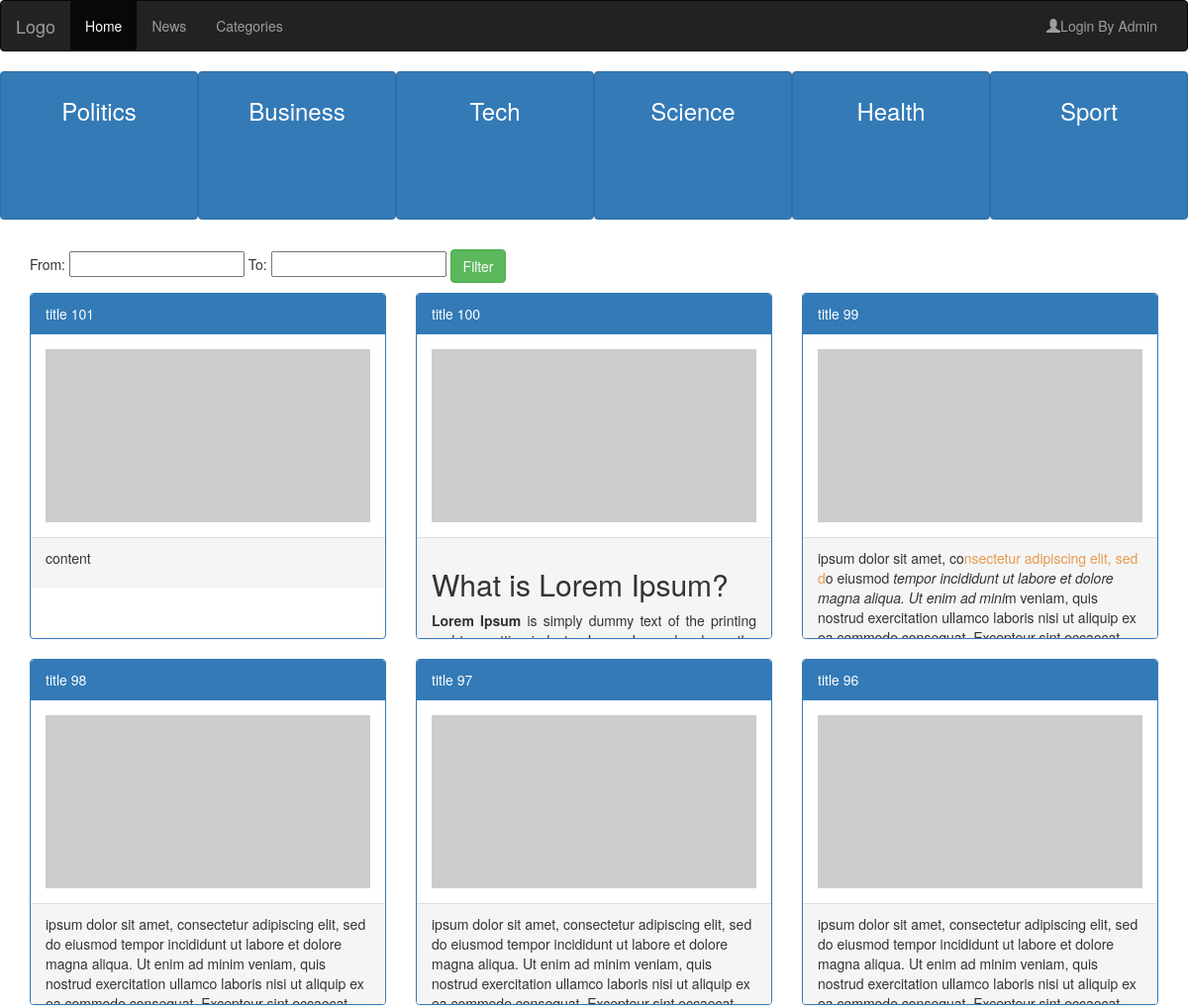
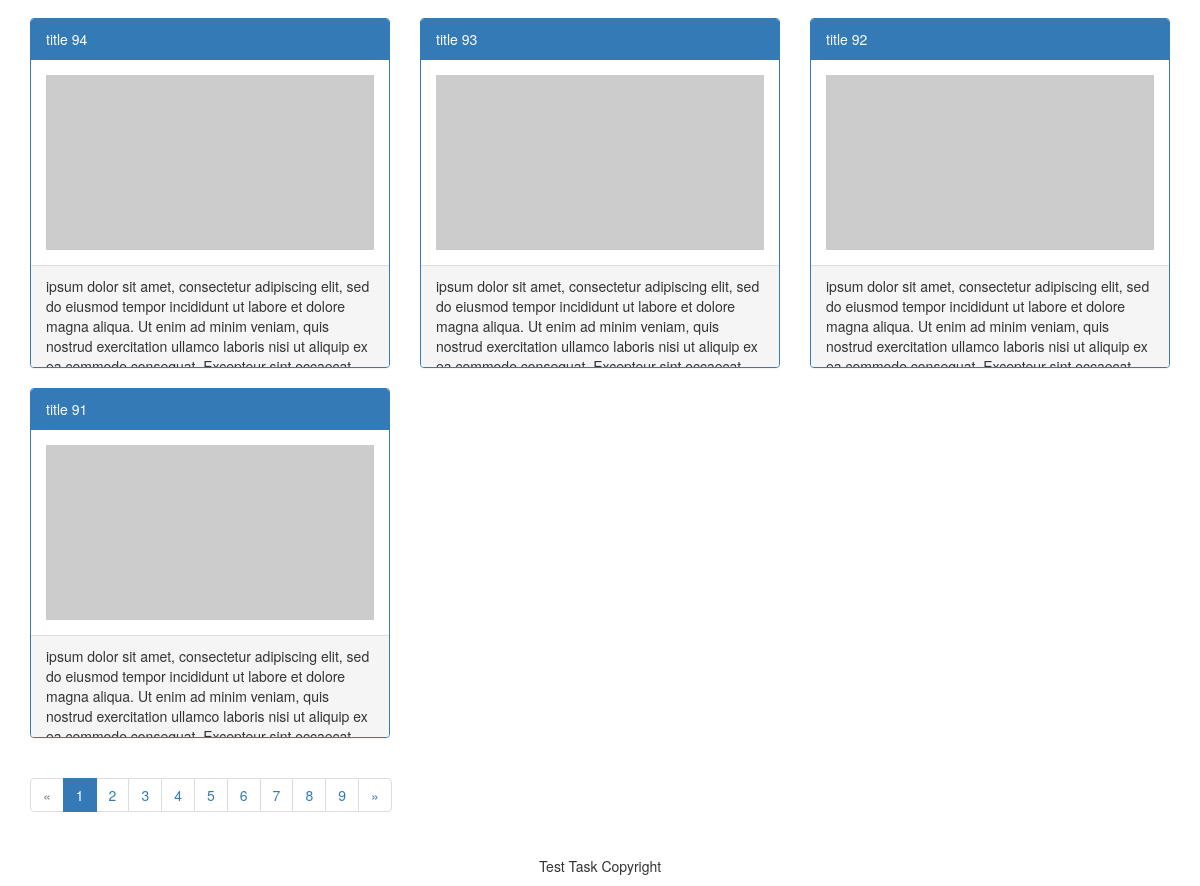
The page / on the database its author committed (2 pictures, top to bottom).
### main/models.py (models this page shows, shortened)
class Categories(models.Model):
    category_name = models.CharField(max_length=200, default=None)

class News(models.Model):
    title = models.CharField(max_length=200)
    content = models.TextField(default=None, null=True, blank=True)
    main_category = models.ForeignKey('Categories', on_delete=models.CASCADE)
    other_category = models.ManyToManyField('Categories',related_name='other_category', blank=True)
    created_date = models.DateTimeField(auto_now_add=True)

### main/views.py (the view, shortened to what this page needs)
# urls.py: path('',HomeView.as_view(),name='home-page'),
class HomeView(generic.ListView):
    model = News
    template_name='main/home.html'
    context_object_name = 'news'
    paginate_by = 10
    queryset = News.objects.all().order_by('-created_date')
    def get_context_data(self, **kwargs):
        context = super(HomeView, self).get_context_data(**kwargs)
        categories = Categories.objects.all()
        from_date = self.request.GET.get('from')
        to_date = self.request.GET.get('to')
        if from_date and to_date:
                context['news'] = News.objects.filter(created_date__range=(datetime.datetime.strptime(from_date, "%Y-%m-%d").date(),
                                                                           datetime.datetime.strptime(to_date, "%Y-%m-%d").date()))
        context['categories'] = categories
        return context

### main/templates/main/home.html (shortened to what this page needs)
<!DOCTYPE html>
<html lang="en">
<head>
    <link rel="stylesheet" href="https://maxcdn.bootstrapcdn.com/bootstrap/3.4.1/css/bootstrap.min.css">
    <link href="https://code.jquery.com/ui/1.10.4/themes/ui-lightness/jquery-ui.css" rel="stylesheet">
</head>
<body>
<nav class="navbar navbar-inverse">
    <div class="container-fluid">
        <div class="navbar-header">
            <a class="navbar-brand" href="#">Logo</a>
        </div>
        <div class="collapse navbar-collapse" id="myNavbar">
            <ul class="nav navbar-nav">
                <li class="active"><a href="{% url 'home-page' %}">Home</a></li>
                <li><a href="{% url 'news-page' %}">News</a></li>
                <li><a href="{% url 'categories-page' %}">Categories</a></li>
            </ul>
            <ul class="nav navbar-nav navbar-right">
                <li><a href="/admin/"><span class="glyphicon glyphicon-user"></span>Login By Admin</a></li>
            </ul>
        </div>
    </div>
</nav>
<div class="jumbotron">
    <div class="container-fluid text-center">
        <div class="row">
            {% for item in categories %}
                <a href="{% url 'view-by-category' category=item.id %}" style="all:unset;cursor: pointer">
                    <div class="col-sm-2 btn btn-primary category {% if item.id == selected_category_id %}active{% endif %}">
                        <h3>{{ item.category_name }}</h3>
                    </div>
                </a>
            {% endfor %}
        </div>
    </div>
</div>
<div class="container">
    <p>From: <input type="text" id="from"> To: <input type="text" id="to">
        <button class="btn btn-success filter-btn"> Filter </button>
    </p>
    <div class="row">
        {% for item in news %}
            <div class="col-sm-4">
                <a href="{% url 'content-page' pk=item.id %}" style="all:unset;cursor: pointer">
                    <div class="panel panel-primary news_item" data-news-id="{{ item.id }}">
                        <div class="panel-heading">{{ item.title }}</div>
                        <div class="panel-body">
                            <img src="https://placehold.it/150x80?text=IMAGE" class="img-responsive" style="width:100%"
                                 alt="Image">
                        </div>
                        <div class="panel-footer">{{ item.content | safe }}</div>
                    </div>
                </a>
            </div>
        {% endfor %}
    </div>
    {% if is_paginated %}
        <ul class="pagination">
            {% if page_obj.has_previous %}
                <li><a href="?page={{ page_obj.previous_page_number }}">&laquo;</a></li>
            {% else %}
                <li class="disabled"><span>&laquo;</span></li>
            {% endif %}
            {% for i in paginator.page_range %}
                {% if page_obj.number == i %}
                    <li class="active"><span>{{ i }} <span class="sr-only">(current)</span></span></li>
                {% else %}
                    <li><a href="?page={{ i }}">{{ i }}</a></li>
                {% endif %}
            {% endfor %}
            {% if page_obj.has_next %}
                <li><a href="?page={{ page_obj.next_page_number }}">&raquo;</a></li>
            {% else %}
                <li class="disabled"><span>&raquo;</span></li>
            {% endif %}
        </ul>
    {% endif %}
</div>
<br>
<footer class="container-fluid text-center">
    <p>Test Task Copyright</p>
</footer>
</body>
</html>

### main/templates/main/home.html (style rules this page uses)
.category { height: 150px; vertical-align: middle; }
.jumbotron { padding: 0; }
.news_item { height: 350px; overflow: hidden; }

### rows shown on the page
Categories: category_name "Politics"
Categories: category_name "Business"
Categories: category_name "Tech"
Categories: category_name "Science"
Categories: category_name "Health"
Categories: category_name "Sport"
News: title "title 101", content "content"
News: title "title 100", content "What is Lorem Ipsum? Lorem Ipsum is simply dummy text of the printing…"
News: title "title 99", content "ipsum dolor sit ame t, co nsectetur adipiscing elit, sed d o eiusmod tempor incididunt ut labore et dolore magna aliqua. Ut enim ad mini m veniam, quis nostrud exercitation ullamco laboris nisi ut aliquip ex…"
News: title "title 98", content "ipsum dolor sit amet, consectetur adipiscing elit, sed do eiusmod tempor incididunt ut labore et dolore magna aliqua. Ut enim ad minim veniam, quis nostrud exercitation ullamco laboris nisi ut aliquip ex…"
News: title "title 97", content "ipsum dolor sit amet, consectetur adipiscing elit, sed do eiusmod tempor incididunt ut labore et dolore magna aliqua. Ut enim ad minim veniam, quis nostrud exercitation ullamco laboris nisi ut aliquip ex…"
News: title "title 96", content "ipsum dolor sit amet, consectetur adipiscing elit, sed do eiusmod tempor incididunt ut labore et dolore magna aliqua. Ut enim ad minim veniam, quis nostrud exercitation ullamco laboris nisi ut aliquip ex…"
News: title "title 94", content "ipsum dolor sit amet, consectetur adipiscing elit, sed do eiusmod tempor incididunt ut labore et dolore magna aliqua. Ut enim ad minim veniam, quis nostrud exercitation ullamco laboris nisi ut aliquip ex…"
News: title "title 93", content "ipsum dolor sit amet, consectetur adipiscing elit, sed do eiusmod tempor incididunt ut labore et dolore magna aliqua. Ut enim ad minim veniam, quis nostrud exercitation ullamco laboris nisi ut aliquip ex…"
News: title "title 92", content "ipsum dolor sit amet, consectetur adipiscing elit, sed do eiusmod tempor incididunt ut labore et dolore magna aliqua. Ut enim ad minim veniam, quis nostrud exercitation ullamco laboris nisi ut aliquip ex…"
News: title "title 91", content "ipsum dolor sit amet, consectetur adipiscing elit, sed do eiusmod tempor incididunt ut labore et dolore magna aliqua. Ut enim ad minim veniam, quis nostrud exercitation ullamco laboris nisi ut aliquip ex…"

### other values the page prints
{{ i }} "1"
{{ i }} "2" "3" "4" "5" "6" "7" "8" "9"
